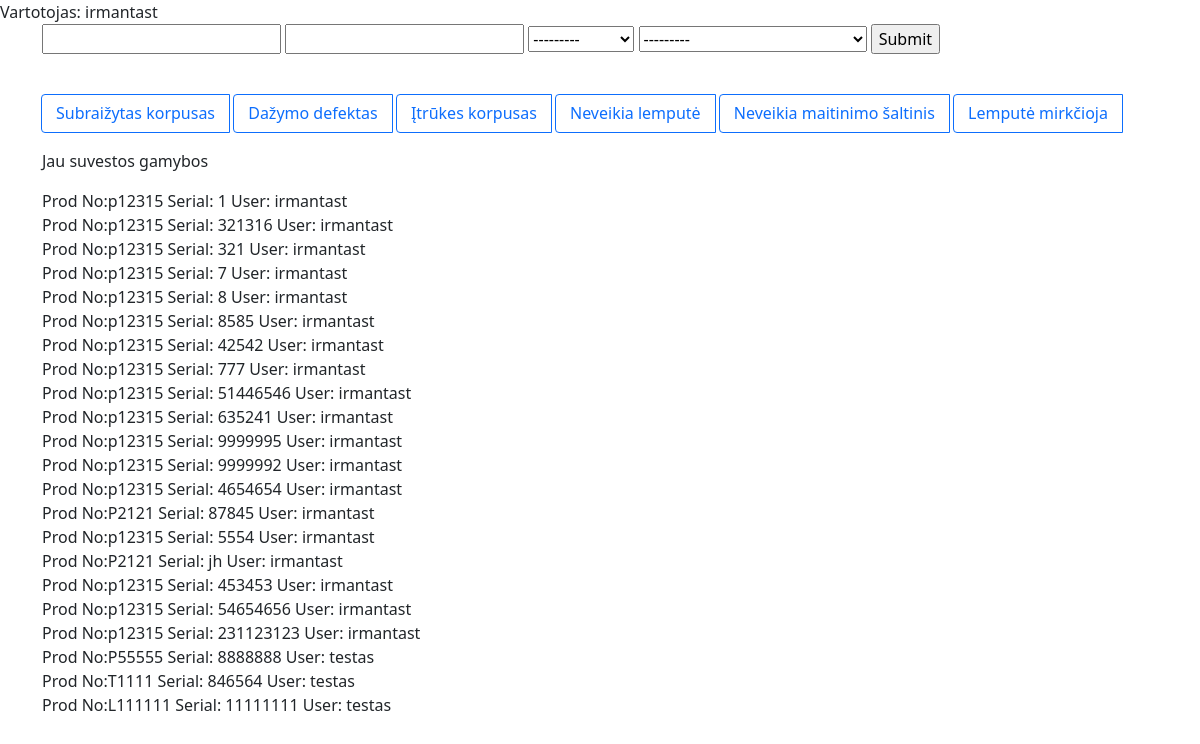
The page /production/ (signed in) on the database as committed earlier.
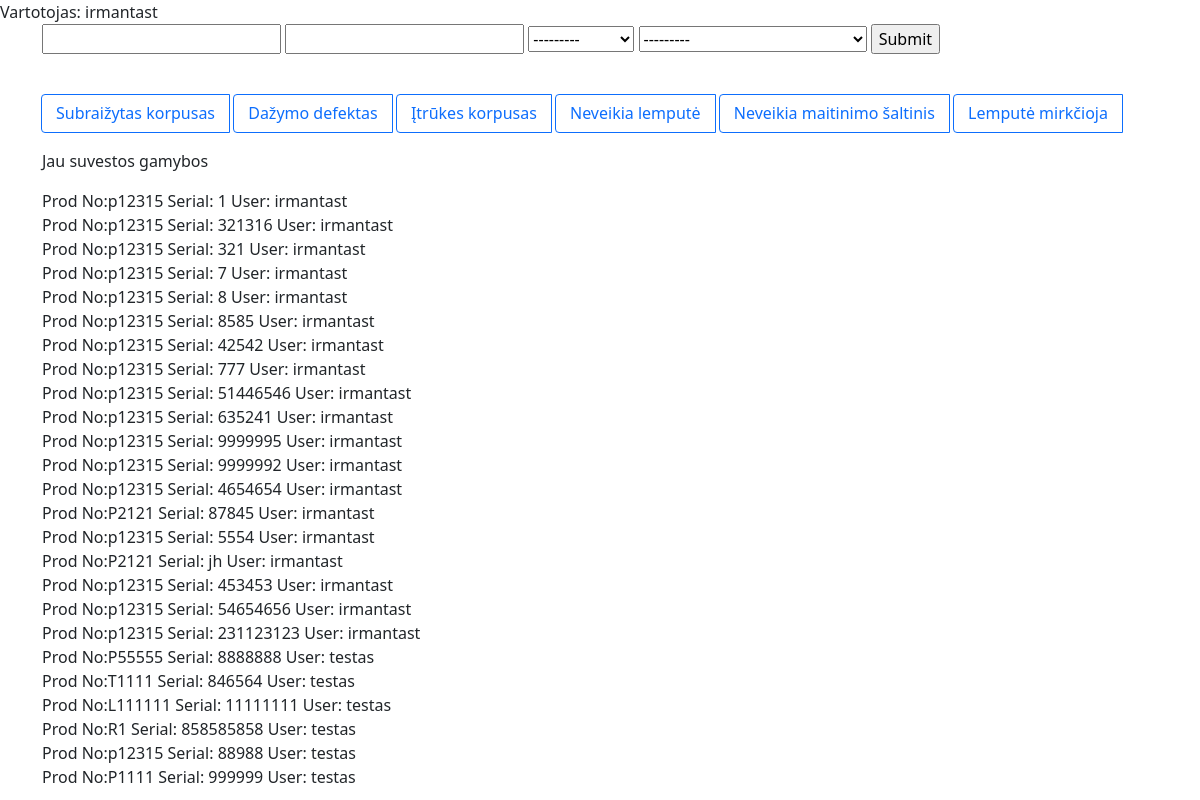
The same page on the database as committed later.
### product/models.py (models this page shows)
class Product(Model):
    serial_no = CharField(max_length=25, unique=True)
    prod_no = CharField(max_length=25)
    line = ForeignKey(Line, on_delete=DO_NOTHING)
    user = ForeignKey(User,on_delete=DO_NOTHING, blank=True)
    date = DateTimeField(auto_now_add=True)
    error_codes = ManyToManyField(ErrorCodesForProduct, blank=True)
    product_state = ForeignKey(ProductsToRepair,on_delete=DO_NOTHING)

### product/views.py (the view)
# urls.py: path('production/',views.post_product),
@login_required(login_url='/login/')
def post_product(request):
    context = {}
    if request.method == 'POST':
        form = ProductForm(request.POST)
        if form.is_valid():
            product = form.save(commit=False)
            product.user = User.objects.get(id=request.user.id)
            product.save()
            return HttpResponseRedirect('.')
    else:
        form = ProductForm()
        all_prod = Product.objects.all
        context = {'form':form,'all':all_prod}
    return render(request, 'production.html', context)

### product/forms.py
class ProductForm(ModelForm):
    class Meta:
        model = Product
        fields = ['prod_no', 'serial_no', 'line', 'user', 'error_codes', 'product_state']

### product/models.py (called while the page is built)
    def __str__(self):
        return self.description

    def __str__(self):
        return self.description

### product/templates/production.html (shortened to what this page needs)
{% include 'base.html' %}
<!DOCTYPE html>
<html lang="en">
<head>
</head>
<body>
<div class="container">
    <form method="post">
        {{ form.prod_no }}
        {{ form.serial_no }}
        {{ form.line }}
        {{ form.product_state }}
        <input type="submit" value="Submit">
        <br>
        <br>
        {% for field in form.error_codes %}
            <div class="btn-group" role="group" aria-label="Basic checkbox toggle button group">
             <label class="btn btn-outline-primary" for="Test{{ forloop.counter }}">{{ field }}</label><br>
            </div>
        {% endfor %}
    </form>
    <p> Jau suvestos gamybos</p>
    {% for item in all %}
        Prod No:{{ item.prod_no }} Serial: {{ item.serial_no }} User: {{ item.user }} <br/>
    {% endfor %}
</div>
</body>
</html>

Rows that differ between the two databases and show on the page:
added Product: prod_no "R1", serial_no "858585858", user "testas"
added Product: prod_no "p12315", serial_no "88988", user "testas"
added Product: prod_no "P1111", serial_no "999999", user "testas"
